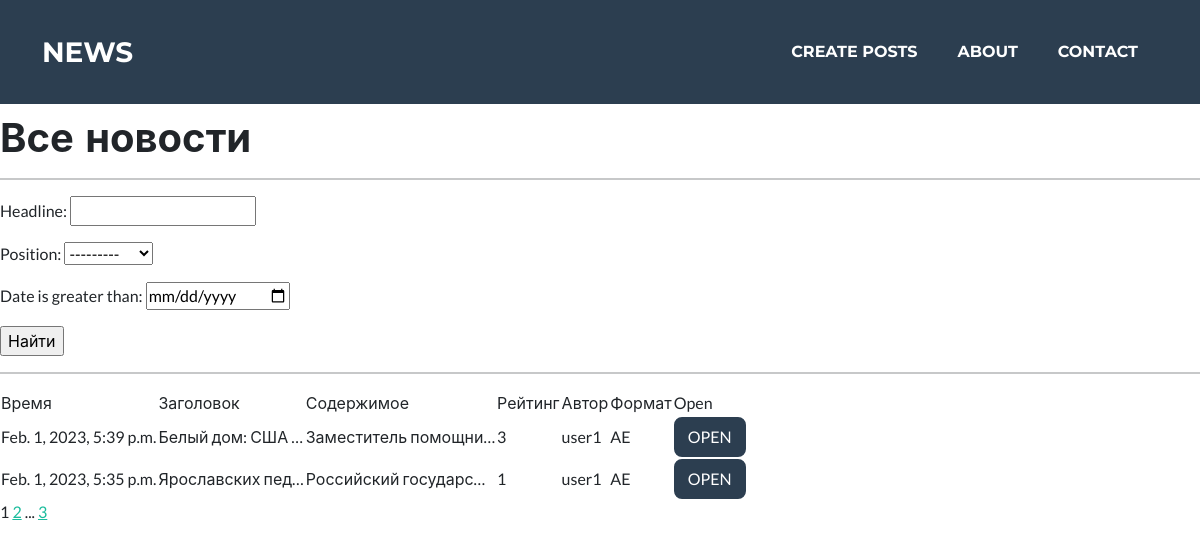
Page /news/ on the committed database.
### NewsPortal/models.py (models this page shows, shortened)
class Post(models.Model):
    date = models.DateTimeField(auto_now_add=True)
    headline = models.CharField(max_length=255, unique=True)
    content = models.TextField()
    post_rating = models.IntegerField(default=0)
    position = models.CharField(max_length=2, choices=POSITIONS, default=news)
    author = models.ForeignKey(Author, on_delete=models.CASCADE)
    categories = models.ManyToManyField(Category, through="PostCategory")
    def __str__(self):
        return f'{self.headline.title()}: {self.content[:25]}'

class Author(models.Model):
    person = models.OneToOneField(User, on_delete=models.CASCADE)
    user_rating = models.IntegerField(default=0)
    def __str__(self):
        return f'{self.person.username}'

### NewsPortal/views.py (the view)
# urls.py: path('', PostsList.as_view()),
class PostsList(ListView):
    model = Post
    ordering = '-date'
    template_name = 'news.html'
    context_object_name = 'news'
    paginate_by = 2
    def get_context_data(self, **kwargs):
        context = super().get_context_data(**kwargs)
        context['filterset'] = self.filterset
        return context
    def get_queryset(self):
        queryset = super().get_queryset()
        self.filterset = PostFilter(self.request.GET, queryset)
        return self.filterset.qs

### NewsPortal/templatetags/custom_filters.py (called while the page is built)
@register.simple_tag(takes_context=True)
def url_replace(context, **kwargs):
    d = context['request'].GET.copy()
    for k, v in kwargs.items():
        d[k] = v
    return d.urlencode()

### templates/news.html (shortened to what this page needs)
{% extends 'flatpages/default.html' %}
{% load custom_filters %}
{% block content %}
    <h1> Все новости </h1>
    <hr>
    <form action="" method="get">
        {{ filterset.form.as_p }}
        <input type="submit" value="Найти"/>
    </form>
    <hr>
    {% if news %}
        <table>
            <tr>
                <td>Время </td>
                <td>Заголовок </td>
                <td>Содержимое </td>
                <td>Рейтинг </td>
                <td>Автор </td>
                <td>Формат </td>
                <td>Open </td>
            </tr>
            {% for post in news %}
            <tr>
                <td>{{ post.date }}</td>
                <td>{{ post.headline | truncatechars:16 }}</td>
                <td>{{ post.content | truncatechars:20 }}</td>
                <td>{{ post.post_rating }}</td>
                <td>{{ post.author }}</td>
                <td>{{ post.position }}</td>
                <td>
                    <a href="{% url 'post_detail' pk=post.pk %}" class="btn btn-secondary">OPEN</a>
                </td>
            </tr>
            {% endfor %}
        </table>
    {% else %}
        <h2>Новостей нет!</h2>
    {% endif %}
    {{ page_obj.number }}
    {% if page_obj.has_next %}
        <a href="?{% url_replace page=page_obj.next_page_number%}">{{page_obj.next_page_number}}</a>
        {% if paginator.num_pages != page_obj.next_page_number %}
            ...
            <a href="?{% url_replace page=page_obj.paginator.num_pages%}">{{page_obj.paginator.num_pages}}</a>
        {% endif %}
    {% endif %}
{% endblock content %}

### rows in the picture
Post: date "Feb. 1, 2023, 5:39 p.m.", headline "Белый дом: США …", content "Заместитель помощни…", post_rating "3", author "user1", position "AE"
Post: date "Feb. 1, 2023, 5:35 p.m.", headline "Ярославских пед…", content "Российский государс…", post_rating "1", author "user1", position "AE"

### other values in the picture
{{ page_obj.number }} "1"
{{ page_obj.next_page_number }} "2"
{{ page_obj.paginator.num_pages }} "3"
